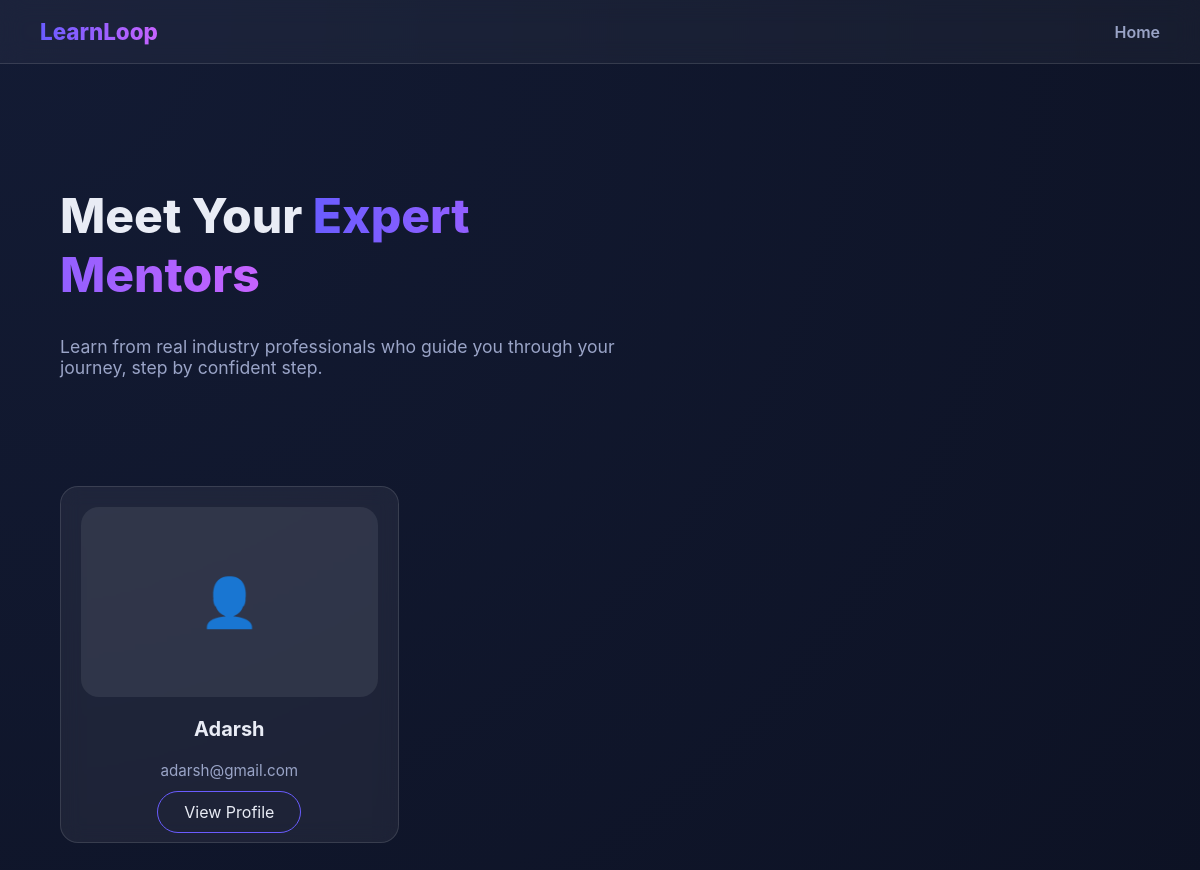
The page /mentor/ on the database as committed earlier.
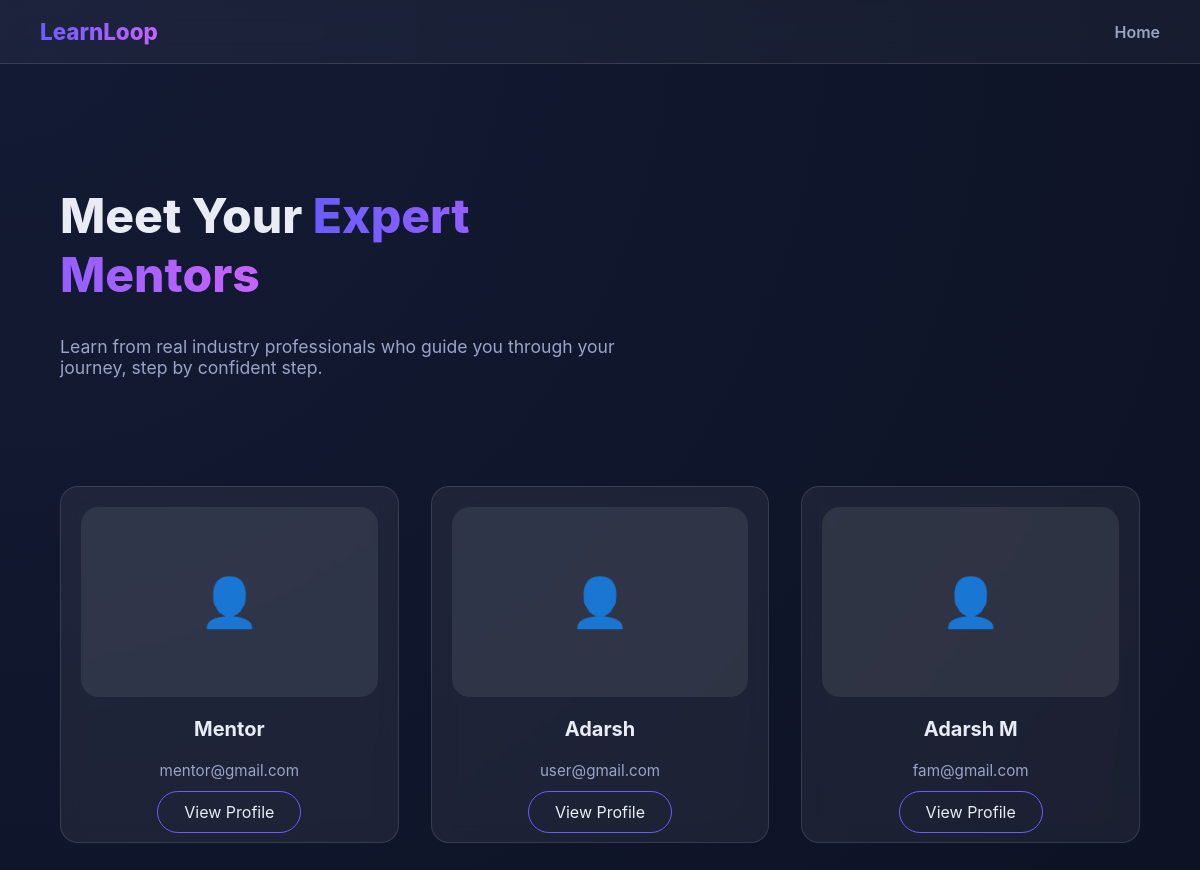
The same page on the database as committed later.
### accounts/models.py (models this page shows, shortened)
class CustomUser(AbstractUser):
    ROLE_CHOICES = (
        ('user', 'User'),
        ('mentor', 'Mentor'),
        ('Admin', 'Admin'),
    )
    role = models.CharField(
        max_length=10,
        choices=ROLE_CHOICES,
        default='user'
    )
    phone_regex = RegexValidator(
    regex=r'^[9876]\d{9}$',
    message="Phone number must be a 10-digit number and start with 9, 8, 7, or 6."
    )
    phone_number = models.CharField(
        max_length=10,
        blank=True,
        null=True,
        validators=[phone_regex],
        unique=True,
        help_text='Enter 10 digit phone number'
    )
    previous_experience = models.BooleanField(blank=True, null=True)
    is_approved=models.BooleanField(default=False)
    gender = models.CharField(
        max_length=20,
        choices=[
            ('male', 'Male'),
            ('female', 'Female'),
            ('other', 'Other'),
            ('prefer_not_to_say', 'Prefer not to say'),
        ],
        blank=True
    )
    profile_photo = models.ImageField(upload_to='mentor_photos/', blank=False, null=True)
    profession = models.CharField(max_length=100, blank=False, null=True)
    experience_years = models.PositiveIntegerField(
        null=True,
        blank=False
    )
    expertise = models.CharField(
        blank=False,
        null=True,
        max_length=100,
    )
    bio = models.CharField(
        blank=False,
        null=True,
    )
    linkedin = models.URLField(blank=True, null=True)
    portfolio = models.URLField(blank=True, null=True)
    available_days = models.JSONField(default=list)  # ["mon", "wed", "fri"]
    available_from = models.TimeField(default="09:00")
    available_to = models.TimeField(default="17:00")
    session_duration = models.CharField(
        max_length=10,
        choices=[
            ('30', '30 Minutes'),
            ('60', '60 Minutes'),
        ],null=True, blank=False
    )
    intro_video = models.FileField(upload_to="mentor_videos/", blank=True, null=True)
    created_at = models.DateTimeField(
        auto_now_add=True,
        null=True
    )

### mentor/views.py (the view)
# urls.py: path('', views.mentor_list, name='mentor_list'),
def mentor_list(request):
    mentors = CustomUser.objects.filter(role='mentor', is_approved=True)
    return render(request, 'mentor_browse.html', {'mentors': mentors})

### mentor/templates/mentor_browse.html (shortened to what this page needs)
<!DOCTYPE html>
<html lang="en">
<head>
</head>
<body>
<div class="navbar">
    <div class="nav-logo">LearnLoop</div>
    <div class="nav-links">
        <a href="{% url 'user_dashboard' %}">Home</a>
    </div>
</div>
<div class="mentor-hero">
    <h1>Meet Your <span>Expert Mentors</span></h1>
    <p>Learn from real industry professionals who guide you through your journey, step by confident step.</p>
</div>
<div class="container">
    <div class="grid">
        {% for mentor in mentors %}
        <div class="mentor-card">
            <div class="mentor-img-wrapper">
                {% if mentor.profile_photo %}
                    <img src="{{ mentor.profile_photo.url }}" class="mentor-img" alt="{{ mentor.username }}">
                {% else %}
                    <div class="placeholder-img">👤</div>
                {% endif %}
            </div>
            <h3 class="mentor-name">
                {{ mentor.first_name }} {{ mentor.last_name }}
                {% if not mentor.first_name %}{{ mentor.username }}{% endif %}
            </h3>
            <p class="mentor-role">{{ mentor.email|truncatechars:25 }}</p>
            <a href="{% url 'mentor_detail' mentor.id %}" class="btn-mentor">View Profile</a>
        </div>
        {% empty %}
        <div class="empty-state">
            <h2>No mentors available right now.</h2>
            <p>Come back later — the best are worth waiting for.</p>
        </div>
        {% endfor %}
    </div>
</div>
</body>
</html>

Rows that differ between the two databases and show on the page:
removed CustomUser: username "Adarsh", email "adarsh@gmail.com"
added CustomUser: username "Mentor", email "mentor@gmail.com"
added CustomUser: username "Adarsh", email "user@gmail.com"
added CustomUser: first_name "Adarsh", last_name "M", email "fam@gmail.com"
